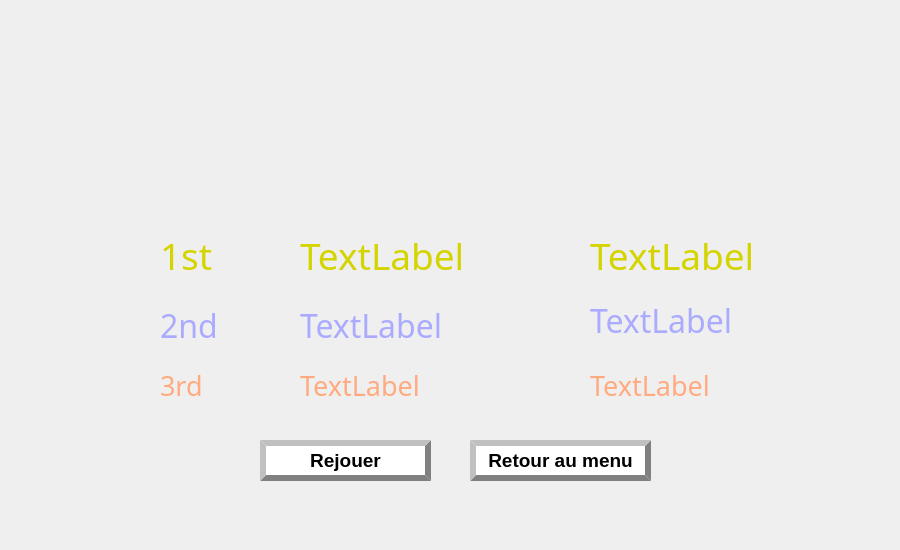
<?xml version="1.0" encoding="UTF-8"?>
<ui version="4.0">
 <class>Game_over</class>
 <widget class="QDialog" name="Game_over">
  <property name="geometry">
   <rect>
    <x>0</x>
    <y>0</y>
    <width>900</width>
    <height>550</height>
   </rect>
  </property>
  <property name="windowTitle">
   <string>Dialog</string>
  </property>
  <widget class="QPushButton" name="retouraumenu">
   <property name="geometry">
    <rect>
     <x>470</x>
     <y>440</y>
     <width>181</width>
     <height>41</height>
    </rect>
   </property>
   <property name="font">
    <font>
     <pointsize>14</pointsize>
     <bold>true</bold>
    </font>
   </property>
   <property name="styleSheet">
    <string notr="true">border-style: outset;
     border-width: 6px;
     border-color: grey;
background-color: rgb(255, 255, 255);

</string>
   </property>
   <property name="text">
    <string>Retour au menu</string>
   </property>
  </widget>
  <widget class="QLabel" name="label">
   <property name="geometry">
    <rect>
     <x>0</x>
     <y>0</y>
     <width>900</width>
     <height>550</height>
    </rect>
   </property>
   <property name="autoFillBackground">
    <bool>true</bool>
   </property>
   <property name="text">
    <string/>
   </property>
   <property name="pixmap">
    <pixmap resource="mice.qrc">:/images/game_over.png</pixmap>
   </property>
  </widget>
  <widget class="QPushButton" name="rejouer">
   <property name="geometry">
    <rect>
     <x>260</x>
     <y>440</y>
     <width>171</width>
     <height>41</height>
    </rect>
   </property>
   <property name="font">
    <font>
     <pointsize>14</pointsize>
     <bold>true</bold>
    </font>
   </property>
   <property name="styleSheet">
    <string notr="true">border-style: outset;
     border-width: 6px;
     border-color: grey;
background-color: rgb(255, 255, 255);

</string>
   </property>
   <property name="text">
    <string>Rejouer</string>
   </property>
  </widget>
  <widget class="QLabel" name="first_player">
   <property name="geometry">
    <rect>
     <x>300</x>
     <y>230</y>
     <width>281</width>
     <height>51</height>
    </rect>
   </property>
   <property name="font">
    <font>
     <family>SWRomnt</family>
     <pointsize>28</pointsize>
     <bold>false</bold>
    </font>
   </property>
   <property name="styleSheet">
    <string notr="true">color: rgb(212, 212, 0);</string>
   </property>
   <property name="text">
    <string>TextLabel</string>
   </property>
  </widget>
  <widget class="QLabel" name="segundo_playado">
   <property name="geometry">
    <rect>
     <x>300</x>
     <y>300</y>
     <width>251</width>
     <height>51</height>
    </rect>
   </property>
   <property name="font">
    <font>
     <family>SWRomnt</family>
     <pointsize>24</pointsize>
     <bold>false</bold>
    </font>
   </property>
   <property name="styleSheet">
    <string notr="true">color: rgb(255, 0, 127);
color: rgb(170, 170, 255);</string>
   </property>
   <property name="text">
    <string>TextLabel</string>
   </property>
  </widget>
  <widget class="QLabel" name="dritter_spieler">
   <property name="geometry">
    <rect>
     <x>300</x>
     <y>360</y>
     <width>251</width>
     <height>51</height>
    </rect>
   </property>
   <property name="font">
    <font>
     <family>SWRomnt</family>
     <pointsize>20</pointsize>
     <bold>false</bold>
    </font>
   </property>
   <property name="styleSheet">
    <string notr="true">color: rgb(255, 170, 127);</string>
   </property>
   <property name="text">
    <string>TextLabel</string>
   </property>
  </widget>
  <widget class="QLabel" name="label_2">
   <property name="geometry">
    <rect>
     <x>160</x>
     <y>230</y>
     <width>81</width>
     <height>51</height>
    </rect>
   </property>
   <property name="font">
    <font>
     <family>SWRomnt</family>
     <pointsize>28</pointsize>
     <bold>false</bold>
    </font>
   </property>
   <property name="styleSheet">
    <string notr="true">color: rgb(255, 255, 255);
color: rgb(212, 212, 0);</string>
   </property>
   <property name="text">
    <string>1st</string>
   </property>
  </widget>
  <widget class="QLabel" name="label_3">
   <property name="geometry">
    <rect>
     <x>160</x>
     <y>300</y>
     <width>81</width>
     <height>51</height>
    </rect>
   </property>
   <property name="font">
    <font>
     <family>SWRomnt</family>
     <pointsize>24</pointsize>
     <bold>false</bold>
    </font>
   </property>
   <property name="styleSheet">
    <string notr="true">color: rgb(255, 255, 255);
color: rgb(170, 170, 255);</string>
   </property>
   <property name="text">
    <string>2nd</string>
   </property>
  </widget>
  <widget class="QLabel" name="label_4">
   <property name="geometry">
    <rect>
     <x>160</x>
     <y>360</y>
     <width>81</width>
     <height>51</height>
    </rect>
   </property>
   <property name="font">
    <font>
     <family>SWRomnt</family>
     <pointsize>20</pointsize>
     <bold>false</bold>
    </font>
   </property>
   <property name="styleSheet">
    <string notr="true">color: rgb(255, 170, 127);</string>
   </property>
   <property name="text">
    <string>3rd </string>
   </property>
  </widget>
  <widget class="QLabel" name="segundo_playado_2">
   <property name="geometry">
    <rect>
     <x>590</x>
     <y>290</y>
     <width>201</width>
     <height>61</height>
    </rect>
   </property>
   <property name="font">
    <font>
     <family>SWRomnt</family>
     <pointsize>24</pointsize>
     <bold>false</bold>
    </font>
   </property>
   <property name="styleSheet">
    <string notr="true">color: rgb(255, 0, 127);
color: rgb(170, 170, 255);</string>
   </property>
   <property name="text">
    <string>TextLabel</string>
   </property>
  </widget>
  <widget class="QLabel" name="dritter_spieler_2">
   <property name="geometry">
    <rect>
     <x>590</x>
     <y>360</y>
     <width>151</width>
     <height>51</height>
    </rect>
   </property>
   <property name="font">
    <font>
     <family>SWRomnt</family>
     <pointsize>20</pointsize>
     <bold>false</bold>
    </font>
   </property>
   <property name="styleSheet">
    <string notr="true">color: rgb(255, 170, 127);</string>
   </property>
   <property name="text">
    <string>TextLabel</string>
   </property>
  </widget>
  <widget class="QLabel" name="first_player_2">
   <property name="geometry">
    <rect>
     <x>590</x>
     <y>230</y>
     <width>211</width>
     <height>51</height>
    </rect>
   </property>
   <property name="font">
    <font>
     <family>SWRomnt</family>
     <pointsize>28</pointsize>
     <bold>false</bold>
    </font>
   </property>
   <property name="styleSheet">
    <string notr="true">color: rgb(212, 212, 0);</string>
   </property>
   <property name="text">
    <string>TextLabel</string>
   </property>
  </widget>
  <zorder>label</zorder>
  <zorder>rejouer</zorder>
  <zorder>retouraumenu</zorder>
  <zorder>first_player</zorder>
  <zorder>segundo_playado</zorder>
  <zorder>dritter_spieler</zorder>
  <zorder>label_2</zorder>
  <zorder>label_3</zorder>
  <zorder>label_4</zorder>
  <zorder>segundo_playado_2</zorder>
  <zorder>dritter_spieler_2</zorder>
  <zorder>first_player_2</zorder>
 </widget>
 <resources>
  <include location="mice.qrc"/>
 </resources>
 <connections/>
</ui>
